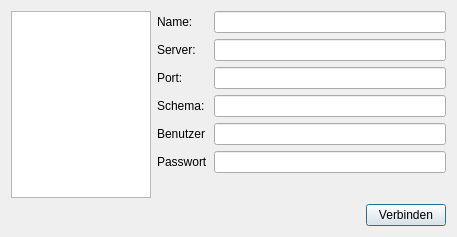
<?xml version="1.0" encoding="UTF-8"?>
<ui version="4.0">
 <class>dlg_ServerConnect</class>
 <widget class="QDialog" name="dlg_ServerConnect">
  <property name="geometry">
   <rect>
    <x>0</x>
    <y>0</y>
    <width>457</width>
    <height>237</height>
   </rect>
  </property>
  <property name="windowTitle">
   <string>Server Verbindung</string>
  </property>
  <layout class="QGridLayout" name="gridLayout">
   <item row="0" column="0">
    <widget class="QListView" name="lv_cfg">
     <property name="sizePolicy">
      <sizepolicy hsizetype="Minimum" vsizetype="Expanding">
       <horstretch>0</horstretch>
       <verstretch>0</verstretch>
      </sizepolicy>
     </property>
     <property name="minimumSize">
      <size>
       <width>140</width>
       <height>0</height>
      </size>
     </property>
     <property name="maximumSize">
      <size>
       <width>140</width>
       <height>16777215</height>
      </size>
     </property>
    </widget>
   </item>
   <item row="0" column="1" colspan="2">
    <layout class="QFormLayout" name="formLayout">
     <item row="0" column="0">
      <widget class="QLabel" name="label">
       <property name="text">
        <string>Name:</string>
       </property>
      </widget>
     </item>
     <item row="0" column="1">
      <widget class="QLineEdit" name="edt_name"/>
     </item>
     <item row="1" column="0">
      <widget class="QLabel" name="label_2">
       <property name="text">
        <string>Server:</string>
       </property>
      </widget>
     </item>
     <item row="1" column="1">
      <widget class="QLineEdit" name="edt_host"/>
     </item>
     <item row="2" column="0">
      <widget class="QLabel" name="label_3">
       <property name="text">
        <string>Port:</string>
       </property>
      </widget>
     </item>
     <item row="2" column="1">
      <widget class="QLineEdit" name="edt_port"/>
     </item>
     <item row="3" column="0">
      <widget class="QLabel" name="label_4">
       <property name="text">
        <string>Schema:</string>
       </property>
      </widget>
     </item>
     <item row="3" column="1">
      <widget class="QLineEdit" name="edt_schema"/>
     </item>
     <item row="4" column="0">
      <widget class="QLabel" name="label_5">
       <property name="text">
        <string>Benutzer</string>
       </property>
      </widget>
     </item>
     <item row="4" column="1">
      <widget class="QLineEdit" name="edt_user"/>
     </item>
     <item row="5" column="0">
      <widget class="QLabel" name="label_6">
       <property name="text">
        <string>Passwort</string>
       </property>
      </widget>
     </item>
     <item row="5" column="1">
      <widget class="QLineEdit" name="edt_password"/>
     </item>
    </layout>
   </item>
   <item row="1" column="1">
    <spacer name="horizontalSpacer">
     <property name="orientation">
      <enum>Qt::Horizontal</enum>
     </property>
     <property name="sizeHint" stdset="0">
      <size>
       <width>204</width>
       <height>20</height>
      </size>
     </property>
    </spacer>
   </item>
   <item row="1" column="2">
    <widget class="QPushButton" name="btn_connect">
     <property name="text">
      <string>Verbinden</string>
     </property>
    </widget>
   </item>
  </layout>
 </widget>
 <tabstops>
  <tabstop>lv_cfg</tabstop>
  <tabstop>edt_name</tabstop>
  <tabstop>edt_host</tabstop>
  <tabstop>edt_port</tabstop>
  <tabstop>edt_schema</tabstop>
  <tabstop>edt_user</tabstop>
  <tabstop>edt_password</tabstop>
  <tabstop>btn_connect</tabstop>
 </tabstops>
 <resources/>
 <connections/>
</ui>
